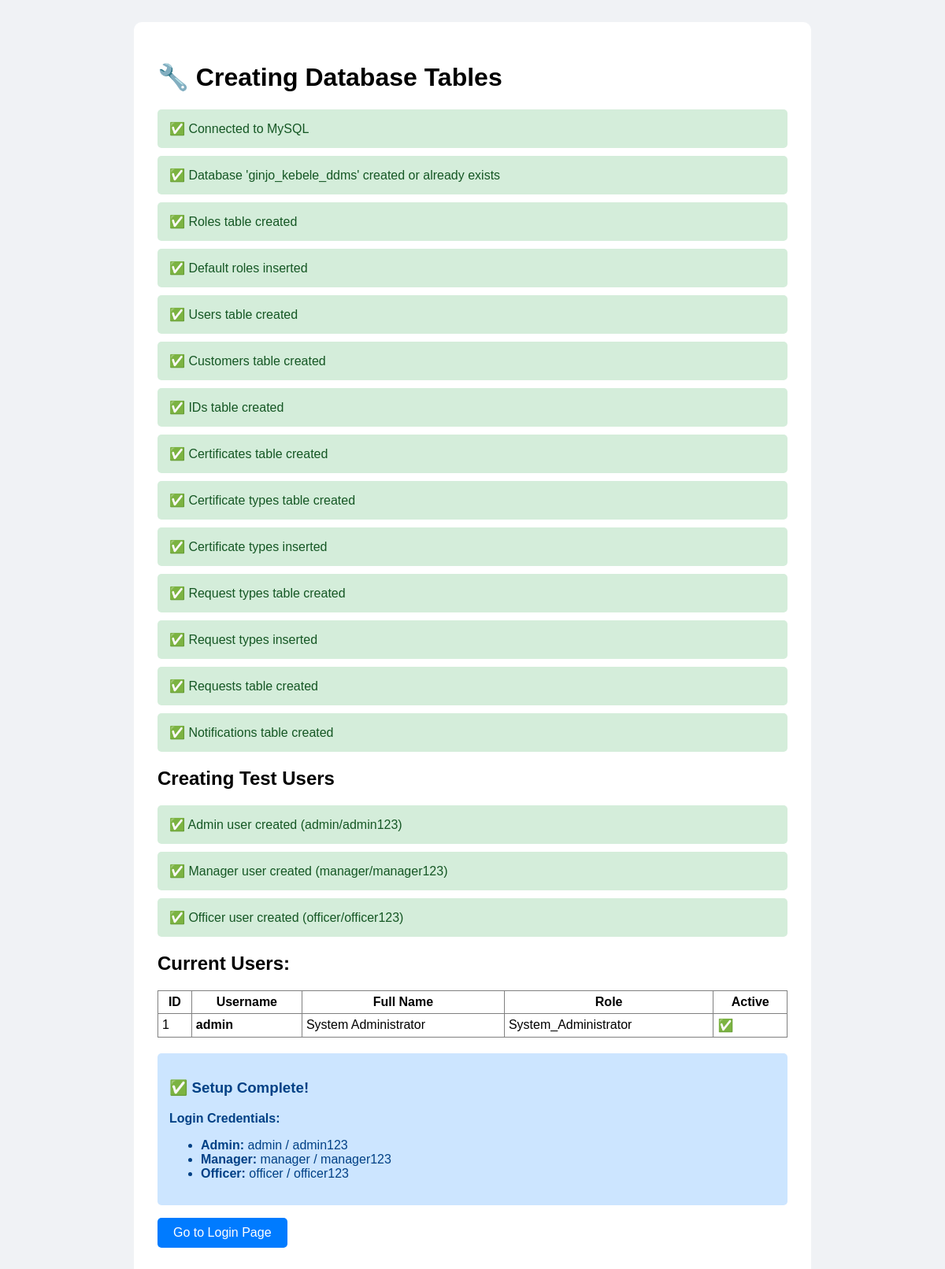
Screenshot of /create-tables.php with the database file from the repository.
### tables this page shows
CREATE TABLE users (
    user_id INT PRIMARY KEY AUTO_INCREMENT,
    username VARCHAR(50) UNIQUE NOT NULL,
    password VARCHAR(255) NOT NULL,
    full_name VARCHAR(100) NOT NULL,
    email VARCHAR(100),
    phone VARCHAR(20),
    gender ENUM('Male', 'Female', 'Other'),
    birth_date DATE,
    role_id INT,
    is_active BOOLEAN DEFAULT TRUE,
    created_at TIMESTAMP DEFAULT CURRENT_TIMESTAMP,
    FOREIGN KEY (role_id) REFERENCES roles(role_id)
);

CREATE TABLE roles (
    role_id INT PRIMARY KEY AUTO_INCREMENT,
    role_name VARCHAR(50) UNIQUE NOT NULL
);

### create-tables.php (the view, shortened to what this page needs)
<?php
echo "<!DOCTYPE html>
<html>
<head>
    <title>Create Database Tables</title>
    <style>
        body { font-family: Arial; padding: 20px; background: #f0f2f5; }
        .container { max-width: 800px; margin: 0 auto; background: white; padding: 30px; border-radius: 10px; }
        .success { background: #d4edda; color: #155724; padding: 15px; margin: 10px 0; border-radius: 5px; }
        .error { background: #f8d7da; color: #721c24; padding: 15px; margin: 10px 0; border-radius: 5px; }
        .info { background: #cce5ff; color: #004085; padding: 15px; margin: 10px 0; border-radius: 5px; }
    </style>
</head>
<body>
    <div class='container'>";
echo "<h1>🔧 Creating Database Tables</h1>";
$conn = new mysqli('localhost', 'root', '');
echo "<div class='success'>✅ Connected to MySQL</div>";
$dbname = 'ginjo_kebele_ddms';
$conn->query("CREATE DATABASE IF NOT EXISTS $dbname CHARACTER SET utf8 COLLATE utf8_general_ci");
echo "<div class='success'>✅ Database '$dbname' created or already exists</div>";
$conn->select_db($dbname);
$sql = "CREATE TABLE IF NOT EXISTS roles (
    role_id INT PRIMARY KEY AUTO_INCREMENT,
    role_name VARCHAR(50) UNIQUE NOT NULL
)";
if ($conn->query($sql)) {
    echo "<div class='success'>✅ Roles table created</div>";
} else {
    echo "<div class='error'>❌ Error creating roles table: " . $conn->error . "</div>";
}
$conn->query("INSERT IGNORE INTO roles (role_id, role_name) VALUES
              (1, 'System_Administrator'),
              (2, 'Kebele_Manager'),
              (3, 'Record_Officer')");
echo "<div class='success'>✅ Default roles inserted</div>";
$sql = "CREATE TABLE IF NOT EXISTS users (
    user_id INT PRIMARY KEY AUTO_INCREMENT,
    username VARCHAR(50) UNIQUE NOT NULL,
    password VARCHAR(255) NOT NULL,
    full_name VARCHAR(100) NOT NULL,
    email VARCHAR(100),
    phone VARCHAR(20),
    gender ENUM('Male', 'Female', 'Other'),
    birth_date DATE,
    role_id INT,
    is_active BOOLEAN DEFAULT TRUE,
    created_at TIMESTAMP DEFAULT CURRENT_TIMESTAMP,
    FOREIGN KEY (role_id) REFERENCES roles(role_id)
)";
if ($conn->query($sql)) {
    echo "<div class='success'>✅ Users table created</div>";
} else {
    echo "<div class='error'>❌ Error creating users table: " . $conn->error . "</div>";
}
$sql = "CREATE TABLE IF NOT EXISTS customers (
    customer_id INT PRIMARY KEY AUTO_INCREMENT,
    first_name VARCHAR(50) NOT NULL,
    middle_name VARCHAR(50),
    last_name VARCHAR(50),
    gender ENUM('Male', 'Female', 'Other'),
    birth_date DATE,
    house_id INT,
    job_id INT,
    email VARCHAR(100),
    phone VARCHAR(20),
    registration_date DATE,
    is_active BOOLEAN DEFAULT TRUE
)";
if ($conn->query($sql)) {
    echo "<div class='success'>✅ Customers table created</div>";
} else {
    echo "<div class='error'>❌ Error creating customers table: " . $conn->error . "</div>";
}
$sql = "CREATE TABLE IF NOT EXISTS ids (
    id_number INT PRIMARY KEY AUTO_INCREMENT,
    customer_id INT,
    issued_date DATE NOT NULL,
    expiry_date DATE,
    issued_by INT,
    is_renewed BOOLEAN DEFAULT FALSE,
    FOREIGN KEY (customer_id) REFERENCES customers(customer_id),
    FOREIGN KEY (issued_by) REFERENCES users(user_id)
)";
if ($conn->query($sql)) {
    echo "<div class='success'>✅ IDs table created</div>";
} else {
    echo "<div class='error'>❌ Error creating ids table: " . $conn->error . "</div>";
}
$sql = "CREATE TABLE IF NOT EXISTS certificates (
    certificate_id INT PRIMARY KEY AUTO_INCREMENT,
    certificate_number VARCHAR(50) UNIQUE NOT NULL,
    customer_id INT,
    type_id INT,
    issue_date DATE NOT NULL,
    issued_by INT,
    FOREIGN KEY (customer_id) REFERENCES customers(customer_id),
    FOREIGN KEY (issued_by) REFERENCES users(user_id)
)";
if ($conn->query($sql)) {
    echo "<div class='success'>✅ Certificates table created</div>";
} else {
    echo "<div class='error'>❌ Error creating certificates table: " . $conn->error . "</div>";
}
$sql = "CREATE TABLE IF NOT EXISTS certificate_types (
    type_id INT PRIMARY KEY AUTO_INCREMENT,
    type_name VARCHAR(50) NOT NULL
)";
if ($conn->query($sql)) {
    echo "<div class='success'>✅ Certificate types table created</div>";
    $conn->query("INSERT IGNORE INTO certificate_types (type_name) VALUES
                  ('Birth Certificate'),
                  ('Death Certificate'),
                  ('Marriage Certificate'),
                  ('Divorce Certificate')");
    echo "<div class='success'>✅ Certificate types inserted</div>";
} else {
    echo "<div class='error'>❌ Error creating certificate types table: " . $conn->error . "</div>";
}
$sql = "CREATE TABLE IF NOT EXISTS request_types (
    type_id INT PRIMARY KEY AUTO_INCREMENT,
    type_name VARCHAR(50) NOT NULL,
    type_category VARCHAR(50) NOT NULL
)";
if ($conn->query($sql)) {
    echo "<div class='success'>✅ Request types table created</div>";
    $conn->query("INSERT IGNORE INTO request_types (type_name, type_category) VALUES
                  ('New ID Card', 'id'),
                  ('ID Card Renewal', 'id'),
                  ('Birth Certificate', 'certificate'),
                  ('Death Certificate', 'certificate'),
                  ('Marriage Certificate', 'certificate'),
                  ('Divorce Certificate', 'certificate'),
                  ('Resident Registration', 'registration'),
                  ('Clearance Letter', 'clearance'),
                  ('Court Case Filing', 'court')");
    echo "<div class='success'>✅ Request types inserted</div>";
} else {
    echo "<div class='error'>❌ Error creating request types table: " . $conn->error . "</div>";
}
$sql = "CREATE TABLE IF NOT EXISTS requests (
    request_id INT PRIMARY KEY AUTO_INCREMENT,
    request_number VARCHAR(50) UNIQUE NOT NULL,
    resident_name VARCHAR(100) NOT NULL,
    resident_phone VARCHAR(20) NOT NULL,
    resident_email VARCHAR(100),
    request_type_id INT NOT NULL,
    request_details TEXT,
    status ENUM('pending', 'processing', 'completed', 'rejected') DEFAULT 'pending',
    priority ENUM('low', 'normal', 'high', 'urgent') DEFAULT 'normal',
    assigned_to INT,
    requested_by INT,
    request_date TIMESTAMP DEFAULT CURRENT_TIMESTAMP,
    completion_date DATETIME,
    notes TEXT,
    FOREIGN KEY (request_type_id) REFERENCES request_types(type_id),
    FOREIGN KEY (assigned_to) REFERENCES users(user_id),
    FOREIGN KEY (requested_by) REFERENCES users(user_id)
)";
if ($conn->query($sql)) {
    echo "<div class='success'>✅ Requests table created</div>";
} else {
    echo "<div class='error'>❌ Error creating requests table: " . $conn->error . "</div>";
}
$sql = "CREATE TABLE IF NOT EXISTS notifications (
    notification_id INT PRIMARY KEY AUTO_INCREMENT,
    user_id INT NOT NULL,
    title VARCHAR(200) NOT NULL,
    message TEXT NOT NULL,
    link VARCHAR(255),
    is_read BOOLEAN DEFAULT FALSE,
    created_at TIMESTAMP DEFAULT CURRENT_TIMESTAMP,
    FOREIGN KEY (user_id) REFERENCES users(user_id)
)";
if ($conn->query($sql)) {
    echo "<div class='success'>✅ Notifications table created</div>";
} else {
    echo "<div class='error'>❌ Error creating notifications table: " . $conn->error . "</div>";
}
echo "<h2>Creating Test Users</h2>";
$admin_password = password_hash('admin123', PASSWORD_DEFAULT);
$admin_sql = "INSERT INTO users (username, password, full_name, email, phone, gender, role_id, is_active)
              VALUES ('admin', '$admin_password', 'System Administrator', 'admin@ginjo.gov.et', '0912345678', 'Male', 1, 1)
              ON DUPLICATE KEY UPDATE password = '$admin_password', is_active = 1";
if ($conn->query($admin_sql)) {
    echo "<div class='success'>✅ Admin user created (admin/admin123)</div>";
} else {
    echo "<div class='error'>❌ Error creating admin: " . $conn->error . "</div>";
}
$manager_password = password_hash('manager123', PASSWORD_DEFAULT);
$manager_sql = "INSERT INTO users (username, password, full_name, email, phone, gender, role_id, is_active)
                VALUES ('manager', '$manager_password', 'Kebele Manager', 'manager@ginjo.gov.et', '0912345679', 'Male', 2, 1)
                ON DUPLICATE KEY UPDATE password = '$manager_password', is_active = 1";
if ($conn->query($manager_sql)) {
    echo "<div class='success'>✅ Manager user created (manager/manager123)</div>";
} else {
    echo "<div class='error'>❌ Error creating manager: " . $conn->error . "</div>";
}
$officer_password = password_hash('officer123', PASSWORD_DEFAULT);
$officer_sql = "INSERT INTO users (username, password, full_name, email, phone, gender, role_id, is_active)
                VALUES ('officer', '$officer_password', 'Record Officer', 'officer@ginjo.gov.et', '0912345680', 'Female', 3, 1)
                ON DUPLICATE KEY UPDATE password = '$officer_password', is_active = 1";
if ($conn->query($officer_sql)) {
    echo "<div class='success'>✅ Officer user created (officer/officer123)</div>";
} else {
    echo "<div class='error'>❌ Error creating officer: " . $conn->error . "</div>";
}
$result = $conn->query("SELECT u.user_id, u.username, u.full_name, u.is_active, r.role_name
                        FROM users u
                        JOIN roles r ON u.role_id = r.role_id");
echo "<h2>Current Users:</h2>";
echo "<table border='1' cellpadding='5' style='width:100%; border-collapse:collapse;'>";
echo "<tr><th>ID</th><th>Username</th><th>Full Name</th><th>Role</th><th>Active</th></tr>";
while ($row = $result->fetch_assoc()) {
    $active = $row['is_active'] ? '✅' : '❌';
    echo "<tr>";
    echo "<td>" . $row['user_id'] . "</td>";
    echo "<td><strong>" . $row['username'] . "</strong></td>";
    echo "<td>" . $row['full_name'] . "</td>";
    echo "<td>" . $row['role_name'] . "</td>";
    echo "<td>" . $active . "</td>";
    echo "</tr>";
}
echo "</table>";
echo "<div class='info' style='margin-top:20px;'>";
echo "<h3>✅ Setup Complete!</h3>";
echo "<p><strong>Login Credentials:</strong></p>";
echo "<ul>";
echo "<li><strong>Admin:</strong> admin / admin123</li>";
echo "<li><strong>Manager:</strong> manager / manager123</li>";
echo "<li><strong>Officer:</strong> officer / officer123</li>";
echo "</ul>";
echo "</div>";
echo "<p><a href='index.php' style='display: inline-block; padding: 10px 20px; background: #007bff; color: white; text-decoration: none; border-radius: 5px;'>Go to Login Page</a></p>";
echo "</div></body></html>";
?>

### create-tables.php (style rules this page uses)
body { font-family: Arial; padding: 20px; background: #f0f2f5; }
.container { max-width: 800px; margin: 0 auto; background: white; padding: 30px; border-radius: 10px; }
.success { background: #d4edda; color: #155724; padding: 15px; margin: 10px 0; border-radius: 5px; }
.info { background: #cce5ff; color: #004085; padding: 15px; margin: 10px 0; border-radius: 5px; }

### rows the page displays
users: user_id "1", username "admin", full_name "System Administrator", role.role_name "System_Administrator", is_active "✅"

### other values shown
$dbname "ginjo_kebele_ddms"
